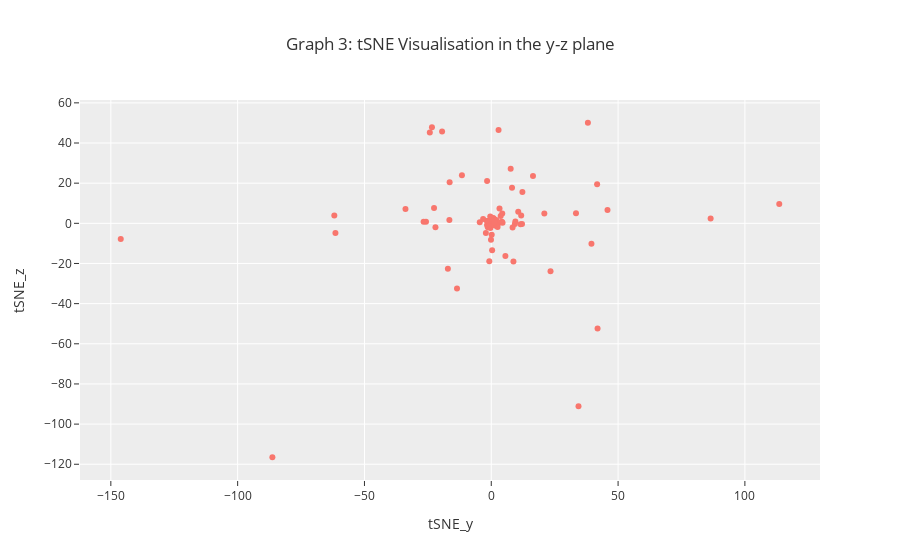

The cell this chart's notebook holds for it:
### Code cell
fig3 = px.scatter(tSNE_df, x='tSNE_y', y='tSNE_z', hover_name=tSNE_df.index, template='ggplot2', opacity=1, title='Graph 3: tSNE Visualisation in the y-z plane')
fig3

### Figure 1 — Plotly figure (JSON) as saved in the notebook; plotly's stock layout.template omitted (floating-point values rounded to 4 significant figures)
{"data": [{"hovertemplate": "<b>%{hovertext}</b><br><br>tSNE_y=%{x}<br>tSNE_z=%{y}<extra></extra>", "hovertext": ["sp_P40136_CYAA_BACAN:0-38", "sp_P15917_LEF_BACAN:0-38", "sp_P40406_NAGZ_BACSU:0-21", "sp_P39790_MPR_BACSU:0-39", "sp_P54602_YHCR_BACSU:0-54", "sp_O66037_PHYT_BACSD:0-23", "sp_O31097_PHYC_BACIU:0-23", "sp_P42094_PHYT_BACSU:0-31", "sp_P05656_SACC_BACSU:0-29", "sp_P00649_RN_BACIN:0-34", "sp_P48068_RN_BACPU:0-34", "sp_P00648_RNBR_BACAM:0-40", "sp_P71014_BSLA_BACSU:0-33", "sp_P94356_YXKC_BACSU:0-35", "sp_P29141_SUBV_BACSU:0-33", "sp_P40767_CWLO_BACSU:0-35", "sp_Q65NQ9_CWLO_BACLD:0-35", "sp_O07013_GANB_BACSU:0-22", "sp_P94449_PEL2_BACIU:0-29", "sp_O34819_PEL1_BACSU:0-29", "sp_P16397_SUBF_BACSU:0-35", "sp_O32083_LYTG_BACSU:0-38", "sp_O31737_YLQB_BACSU:0-32", "sp_Q45670_THES_BACSJ:0-29", "sp_Q07833_WAPA_BACSU:0-37", "sp_D4G3R4_WAPA_BACNB:0-50", "sp_G4NYJ6_WAPA_BACS4:0-37", "sp_P39899_NPRB_BACSU:0-33", "sp_P05806_NPRE_BACCE:0-32", "sp_P00800_THER_BACTH:0-33", "sp_Q59223_THER_BACSO:0-30", "sp_Q02113_CWBA_BACSU:0-30", "sp_P49051_SLAP1_BACAN:0-34", "sp_Q9ZES5_SLAP_BACTF:0-34", "sp_P94217_SLAP2_BACAN:0-34", "sp_P49052_SLAP_BACLI:0-34", "sp_Q9RMZ0_Y6545_BACAN:0-33", "sp_P94576_YWOF_BACSU:0-32", "sp_P00780_SUBC_BACLI:0-34", "sp_P00782_SUBT_BACAM:0-35", "sp_P04189_SUBT_BACSU:0-34", "sp_P35835_SUBN_BACNA:0-34", "sp_P00783_SUBT_BACSA:0-34", "sp_P20724_ELYA_BACYA:0-32", "sp_P21130_SACB_BACAM:0-34", "sp_P05655_SACB_BACSU:0-34", "sp_P96740_PGDS_BACSU:0-37", "sp_P16396_SUBE_BACSU:0-32", "sp_P39597_EFEN_BACSU:0-50", "sp_P54507_TASA_BACSU:0-32", "sp_P40949_TAPA_BACSU:0-48", "sp_P39632_BSLB_BACSU:0-35", "sp_P39844_DACC_BACSU:0-34", "sp_Q9AQS0_XANLY_BACGL:0-30", "sp_O34918_YOAJ_BACSU:0-30", "sp_P39116_PLY_BACSU:0-26", "sp_B1B6T1_PTLY_BACSP:0-32", "sp_Q65DC2_PTLY_BACLD:0-32", "sp_Q8GCB2_PTLY_BACLI:0-32", "sp_Q45070_XYNC_BACSU:0-37", "sp_Q6YK37_XYNC_BACIU:0-38", "sp_Q03091_BSN1_BACAM:0-31", "sp_P38422_DACF_BACSU:0-28", "sp_P08750_DACA_BACSU:0-36", "sp_O32150_BSN2_BACSU:0-33", "sp_O31411_SACC_BACL7:0-33", "sp_P42293_EABN2_BACSU:0-31", "sp_P94522_EABN1_BACSU:0-37", "sp_O07532_LYTF_BACSU:0-31", "sp_P54421_LYTE_BACSU:0-30", "sp_O34669_YOCH_BACSU:0-30", "sp_O34310_PLYC_BACSU:0-32", "sp_Q65EF5_PLYC_BACLD:0-33", "sp_Q45105_TACY_BACCE:0-33", "sp_O31803_YNCM_BACSU:0-47", "sp_P39848_LYTD_BACSU:0-32", "sp_Q02114_LYTC_BACSU:0-29", "sp_P25152_BSAP_BACSU:0-36", "sp_P80057_GSEP_BACLD:0-35", "sp_O32041_YRVJ_BACSU:0-32", "sp_P96729_YWSB_BACSU:0-35", "sp_P54484_YQGA_BACSU:0-33", "sp_O82833_GELLY_BACSP:0-40", "sp_P06278_AMY_BACLI:0-34", "sp_P00692_AMY_BACAM:0-36", "sp_P19571_AMT6_BACS7:0-38", "sp_P55278_MANB_BACIU:0-29", "sp_O05512_MANB_BACSU:0-31", "sp_P04957_GUB_BACSU:0-33", "sp_P80172_HBLA_BACCE:0-36", "sp_P28842_SUBT_BACS9:0-31", "sp_Q79F14_ESTB_BACSU:0-33", "sp_P37957_ESTA_BACSU:0-36", "sp_Q5U780_LIP_BACSP:0-33", "sp_P33377_PHL3_BACCE:0-32", "sp_P11889_PHL2_BACCE:0-32", "sp_P09599_PHL1_BACCE:0-32", "sp_P05618_CDGT_BACS0:0-32", "sp_P09121_CDGT_BACS3:0-32", "sp_P30921_CDGT_BAC11:0-32", "sp_P17692_CDGT_BACS8:0-32", "sp_P31747_CDGT_BACSS:0-39", "sp_P14014_CDGT_BACLI:0-39", "sp_P31746_CDGT_BACS2:0-34", "sp_P27036_CDGT_BACOH:0-34", "sp_O07921_CHIS_BACSU:0-40", "sp_P54423_WPRA_BACSU:0-36", "sp_P39824_BLAC_BACSU:0-39", "sp_P10424_BLA1_BACCE:0-40", "sp_P00691_AMY_BACSU:0-38", "sp_P06832_NPRE_BACAM:0-32", "sp_P68735_NPRE_BACSA:0-32", "sp_P68736_NPRE_BACSU:0-32", "sp_P42111_YXAL_BACSU:0-46", "sp_P13423_PAG_BACAN:0-34", "sp_P54422_GGT_BACSU:0-33", "sp_P63186_GGT_BACNA:0-33", "sp_Q45071_XYND_BACSU:0-31", "sp_P68569_BDBA_BACSU:0-31", "sp_P14262_PLC_BACCE:0-36", "sp_P08954_PLC_BACTU:0-36", "sp_P42983_NUCB_BACSU:0-31", "sp_O34313_NTPES_BACSU:0-40", "sp_O31526_YESW_BACSU:0-40", "sp_O34344_SDPC_BACSU:0-37"], "legendgroup": "", "marker": {"color": "#F8766D", "opacity": 1, "symbol": "circle"}, "mode": "markers", "name": "", "orientation": "v", "showlegend": false, "type": "scatter", "x": [-1.401, 10.63, -22.56, 0.3863, 4.331, 0.5664, 2.871, 0.7092, -1.65, -0.5062, 0.313, 41.91, 1.421, 20.93, -23.39, -4.541, 0.3542, 1.368, 86.49, 1.735, 12.27, -0.05274, 1.365, 45.83, -0.1927, -61.44, 0.7396, -24.23, -86.3, 1.238, 23.36, 0.2986, 33.4, -0.7387, 4.192, -0.1083, 16.45, -16.42, 11.8, 1.173, 1.492, 8.185, -25.73, 1.383, 0.429, -2.126, -0.7118, -0.1133, 38.1, 0.7003, 0.6824, -0.7781, -0.1186, 0.3335, 0.983, -0.09953, 3.209, -1.706, 9.501, -0.3782, -19.39, -16.52, 0.574, -0.8646, 1.207, 39.5, -13.51, 0.2174, -146.1, 0.1738, -0.843, 11.55, -26.68, 0.1726, 9.312, -0.3419, -17.11, -0.2129, -0.7804, -61.89, -0.05655, 1.504, -0.6911, -0.8608, -33.83, -0.2044, 0.9949, -0.5616, 1.474, 0.125, 8.409, 0.3382, -0.8528, 1.741, 8.744, -3.202, 3.712, -0.3652, -1.665, 0.08806, 5.568, 0.1545, -0.3995, -11.57, 2.49, 1.063, 0.07302, 7.656, -0.2339, -1.363, 34.39, -1.132, -22.01, 4.451, 0.207, 0.5443, 2.046, 12.13, 113.6, 41.74, 0.07807, -0.5769, 3.247, 0.8892, 1.193], "xaxis": "x", "y": [1.157, 5.702, 7.611, 0.8917, 4.837, 1.779, 46.45, 0.545, 21.05, 1.035, -0.3171, -52.34, 0.982, 4.839, 47.9, 0.5375, 0.4968, -0.2878, 2.44, -1.173, 15.66, 0.0187, 1.031, 6.623, 0.835, -4.792, 0.7494, 45.23, -116.5, -0.4039, -23.89, 0.1958, 4.978, -0.2831, 0.7748, 1.288, 23.58, 20.46, 3.893, 1.105, 0.4614, 17.76, 0.7698, 1.111, 1.084, -4.81, -0.02525, -8.15, 50.09, 2.712, 0.9957, 0.3329, 0.3585, 0.3397, 2.433, 0.2299, 0.2625, 1.149, 0.9476, -1.144, 45.7, 1.626, 0.7922, 0.9879, 0.4522, -10.17, -32.41, 0.9803, -7.769, -5.721, -1.015, -0.4049, 0.7984, 0.1638, -0.3011, -2.331, -22.62, 0.4718, -18.92, 3.848, -0.1574, 1.788, 0.6015, -0.9069, 7.172, 0.4192, 1.415, -0.3399, 0.9829, 0.7053, -2.039, -13.45, 0.6354, -0.3172, -19.03, 2.092, 3.606, 0.03241, -0.7758, -0.6533, -16.26, -0.6786, 3.37, 23.92, -1.804, 1.521, -0.8242, 27.24, 0.3408, -1.984, -91.1, 0.7844, -1.977, 0.2957, 0.2116, 1.074, 1.495, -0.3718, 9.567, 19.43, -0.3257, -0.9171, 7.382, -0.6844, 0.5387], "yaxis": "y"}], "layout": {"legend": {"tracegroupgap": 0}, "title": {"text": "Graph 3: tSNE Visualisation in the y-z plane"}, "xaxis": {"anchor": "y", "domain": [0, 1], "title": {"text": "tSNE_y"}}, "yaxis": {"anchor": "x", "domain": [0, 1], "title": {"text": "tSNE_z"}}}}
